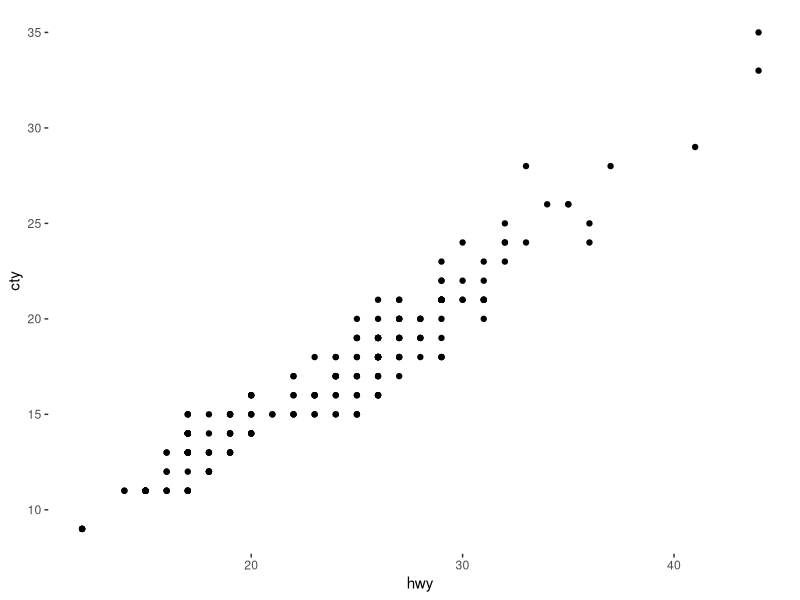
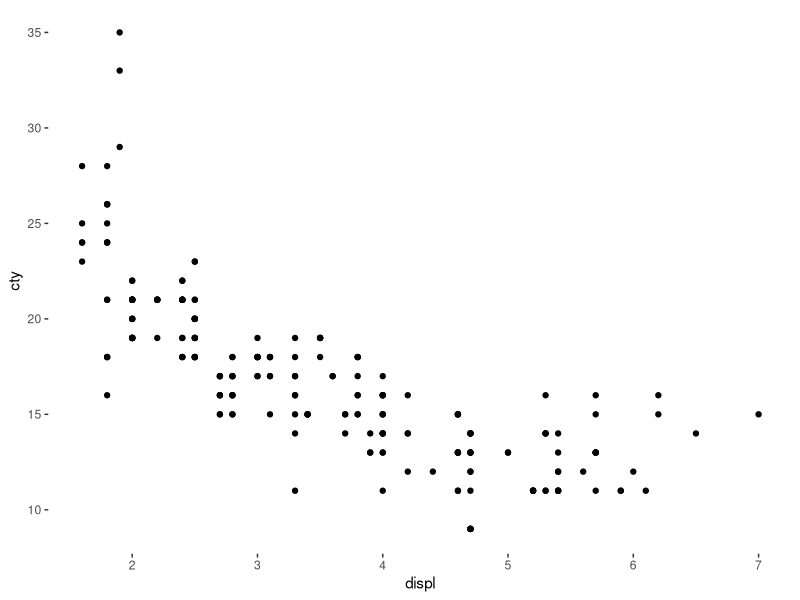
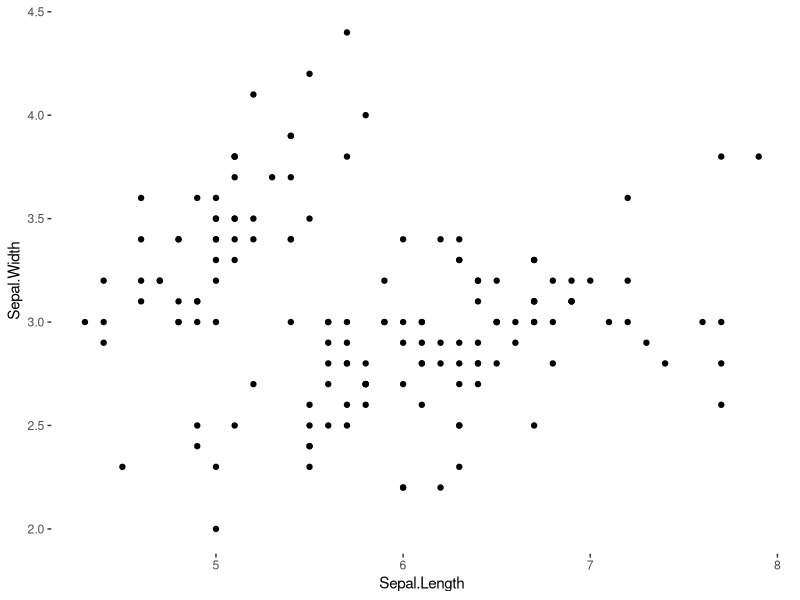
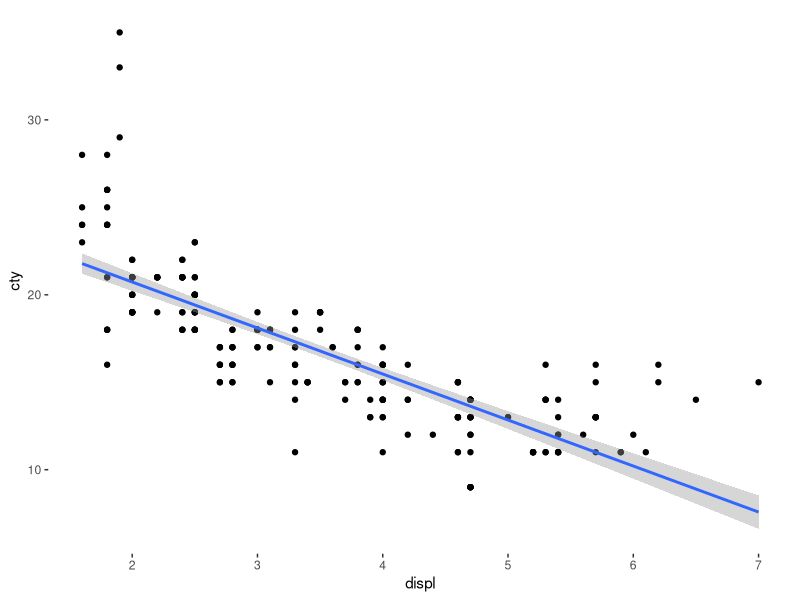
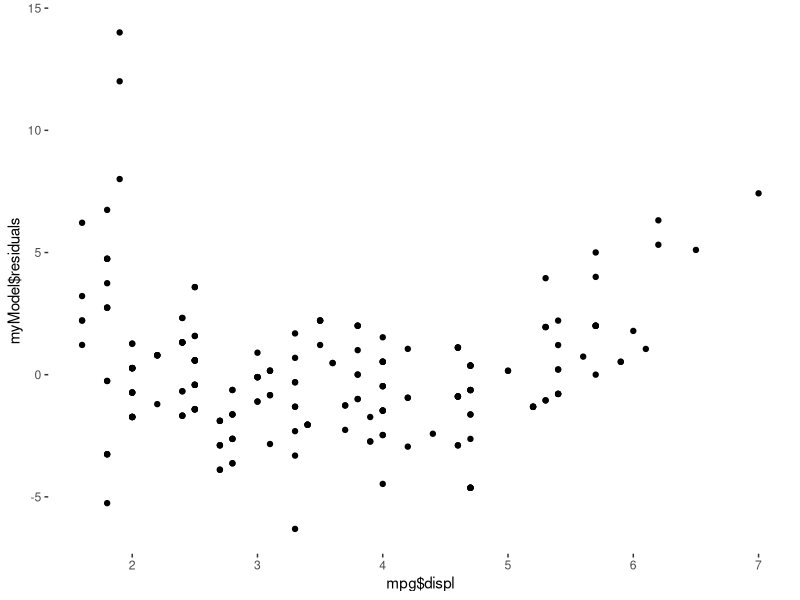

Reproduce these figures in R, in order.
## ---- chunk 1

#---------- RSTUDIO STARTER V 2.0  --------------#
#                    -Prepared with care by  AM ;D
                
                                                                          
knitr::opts_chunk$set(echo = TRUE, 
                      message = FALSE, 
                      warning = FALSE)      
library(tidyverse)                
library(ggthemes)                    

theme_set(theme_tufte() +                                     
  theme(text=element_text(family="sans")))  

studentSurvey <- read_csv("Student Data.csv")
deathPenaltyData <- read_csv("death penalty data.csv")

#------------------------------------------------#
## ---- chunk 2
mpg %>% ggplot(aes(hwy, cty))+geom_point()
## ---- chunk 3
mpg %>% ggplot(aes(displ, cty))+geom_point()

## ---- chunk 4
iris %>% ggplot(aes(Sepal.Length, Sepal.Width))+geom_point()
## ---- chunk 5
cor(mpg$hwy, mpg$cty)
## ---- chunk 6
.5*8/4
## ---- chunk 7
3 - 1*2
## ---- chunk 8
.956*4.256/5.955
## ---- chunk 9
16.859 - (0.683)*23.440
## ---- chunk 10
.894+.683*42
## ---- chunk 11
33.5 - 29.58
## ---- chunk 12
-.799*4.256/1.292
## ---- chunk 13
16.859 - (-2.632)*3.472
## ---- chunk 14
mpg %>% ggplot(aes(displ,cty))+geom_point()+geom_smooth(method="lm")
## ---- chunk 15
25.996-2.632*2.1
## ---- chunk 16
23-20.469
## ---- chunk 17
myModel <- lm(mpg$cty~mpg$displ)

qplot(mpg$displ, myModel$residuals)
